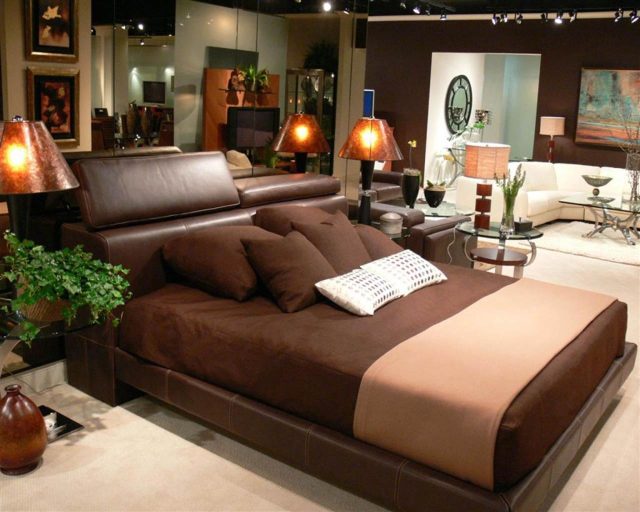
#> input picture benchmarking/stimuli/free_viewing/img137.jpg, 1280 x 1024 px, found by its file name (shown at 1/2 size)
$ jupyter execute --allow-errors ChatGPT_freeviewing_viz.ipynb
#> lines starting #> are read from the running program, lines starting #| are printed output that depends on the picture
[cell 1]
import scipy.io
import requests
from PIL import Image, PngImagePlugin, JpegImagePlugin
import matplotlib.pyplot as plt
import matplotlib.patches as patches
from io import BytesIO
import datasets
from datasets import load_dataset
import re
import os
from collections import Counter
import pickle
import json

def load_image(image_file):
    if isinstance(image_file, str) and (image_file.startswith('http://') or image_file.startswith('https://')):
        response = requests.get(image_file)
        image = Image.open(BytesIO(response.content)).convert('RGB')
    elif isinstance(image_file, (JpegImagePlugin.JpegImageFile, PngImagePlugin.PngImageFile)):
        image = image_file.convert('RGB')
    else:
        image = Image.open(image_file).convert('RGB')
    return image

[cell 2]
output1 = 'Here’s a structured sequence of 15 fixations that a typical observer might make while viewing this scene, considering human visual attention tendencies:\n\n### **Fixation Sequence:**\n\n1. **Coordinates: (900, 220)**  \n   **Fixation Duration:** 300ms  \n   **Justification:** The laptop on the couch is a recognizable object and likely to draw initial attention due to its defined shape and association with work or entertainment.\n\n2. **Coordinates: (640, 320)**  \n   **Fixation Duration:** 400ms  \n   **Justification:** The red soda bottle contrasts strongly against the wooden table and surrounding objects, making it visually salient.\n\n3. **Coordinates: (480, 280)**  \n   **Fixation Duration:** 350ms  \n   **Justification:** The green plant in the center acts as a prominent natural element, drawing fixation due to its color and distinct texture variety.\n\n4. **Coordinates: (720, 360)**  \n   **Fixation Duration:** 300ms  \n   **Justification:** The remote controls placed together are common everyday items, attracting attention due to familiarity and function.\n\n5. **Coordinates: (540, 500)**  \n   **Fixation Duration:** 350ms  \n   **Justification:** The hammer, an uncommon object on a coffee table, raises curiosity about why it is there.\n\n6. **Coordinates: (850, 450)**  \n   **Fixation Duration:** 300ms  \n   **Justification:** The open magazine and image of a person with a landscape scene create an area of visual interest and narrative intrigue.\n\n7. **Coordinates: (380, 620)**  \n   **Fixation Duration:** 400ms  \n   **Justification:** The pair of scissors with open blades naturally attract attention due to their shape and potential as a sharp object.\n\n8. **Coordinates: (730, 400)**  \n   **Fixation Duration:** 300ms  \n   **Justification:** The small jar with an unknown substance next to the soda bottle creates curiosity, leading to a closer look.\n\n9. **Coordinates: (220, 540)**  \n   **Fixation Duration:** 350ms  \n   **Justification:** The blue cloth positioned on top of a book or papers creates a contrast of textures and colors, drawing attention.\n\n10. **Coordinates: (920, 570)**  \n   **Fixation Duration:** 400ms  \n   **Justification:** The yellow sticky note with markings stands out against the darker wood table, triggering curiosity about written text.\n\n11. **Coordinates: (650, 550)**  \n   **Fixation Duration:** 350ms  \n   **Justification:** The white candles on the table may attract attention due to their symmetrical arrangement and association with calm or aesthetic appeal.\n\n12. **Coordinates: (480, 680)**  \n   **Fixation Duration:** 300ms  \n   **Justification:** The beige knitted glove positioned near the scissors adds texture contrast and an element of intrigue.\n\n13. **Coordinates: (120, 460)**  \n   **Fixation Duration:** 350ms  \n   **Justification:** The lottery or bingo card in the foreground with marked numbers could draw a fixation due to its structured pattern.\n\n14. **Coordinates: (800, 250)**  \n   **Fixation Duration:** 300ms  \n   **Justification:** The stack of books near the remote controls provides an area of interest due to the textual content and stacking arrangement.\n\n15. **Coordinates: (320, 720)**  \n   **Fixation Duration:** 350ms  \n   **Justification:** The white container with a lid at the edge of the table has a unique shape and stands out against the cluttered background.\n\nThis sequence simulates how a typical observer might visually explore the scene, prioritizing importance based on contrast, familiarity, potential functionality, and narrative intrigue.'
output2 = "### **Fixation Sequence with Justifications**\n\n1. **Coordinates:** (650, 420)  \n   **Fixation Duration:** Long  \n   **Justification:** The waiter in the scene is performing an action, which naturally attracts attention as a point of interest.\n\n2. **Coordinates:** (800, 670)  \n   **Fixation Duration:** Medium  \n   **Justification:** The food on the table serves as another focal point, as people tend to look at food and dining elements in a scene.\n\n3. **Coordinates:** (1050, 440)  \n   **Fixation Duration:** Short  \n   **Justification:** The fireplace is warm and visually striking, naturally drawing a viewer's eyes.\n\n4. **Coordinates:** (400, 300)  \n   **Fixation Duration:** Short  \n   **Justification:** The large ornate mirror reflects part of the room and has an intricate frame, making it eye-catching.\n\n5. **Coordinates:** (250, 280)  \n   **Fixation Duration:** Medium  \n   **Justification:** The illuminated lamp beside the mirror contrasts with the surroundings, attracting attention.\n\n6. **Coordinates:** (1100, 500)  \n   **Fixation Duration:** Medium  \n   **Justification:** The wine bottles and glasses on the cabinet are distinct elements, capturing interest.\n\n7. **Coordinates:** (980, 620)  \n   **Fixation Duration:** Short  \n   **Justification:** The rich texture of the couch and its positioning make it an evident part of the composition.\n\n8. **Coordinates:** (560, 750)  \n   **Fixation Duration:** Medium  \n   **Justification:** The back of the wooden chair in the foreground creates a sense of depth, drawing brief attention.\n\n9. **Coordinates:** (300, 580)  \n   **Fixation Duration:** Short  \n   **Justification:** The cream-colored chair near the table stands out due to its elegant design and placement.\n\n10. **Coordinates:** (200, 390)  \n   **Fixation Duration:** Short  \n   **Justification:** The buffet table setup with silver serving dishes suggests an event or gathering, bringing momentary curiosity.\n\n11. **Coordinates:** (1150, 300)  \n   **Fixation Duration:** Short  \n   **Justification:** The decorative elements on the shelf by the window add uniqueness to this area, briefly pulling the gaze.\n\n12. **Coordinates:** (620, 500)  \n   **Fixation Duration:** Short  \n   **Justification:** The waiter's hands and action of placing food add movement, catching attention again.\n\n13. **Coordinates:** (900, 220)  \n   **Fixation Duration:** Short  \n   **Justification:** The window drapery and scenic outdoor greenery provide a contrast from the interior.\n\n14. **Coordinates:** (800, 280)  \n   **Fixation Duration:** Short  \n   **Justification:** The other small window adds lighting and depth to the setting, momentarily attracting interest.\n\n15. **Coordinates:** (1050, 360)  \n   **Fixation Duration:** Medium  \n   **Justification:** Returning to the fireplace as a final fixation point, as it remains a visually warm and comforting feature of the scene.\n\nThis step-by-step sequence captures a natural gaze pattern, prioritizing human activities, prominent objects, sources of light, and rich textures."
output3 = "### Fixation Sequence for Natural Viewing:\n\n1. **Coordinates**: (320, 200)  \n   **Fixation Duration**: 500ms  \n   **Justification**: The great white shark's face is visually dominant and a high-contrast feature in the scene.  \n\n2. **Coordinates**: (700, 150)  \n   **Fixation Duration**: 400ms  \n   **Justification**: The orca has a contrasting black-and-white coloration that draws attention.  \n\n3. **Coordinates**: (500, 180)  \n   **Fixation Duration**: 450ms  \n   **Justification**: The beluga whale’s eyes and mouth create a facial-like focal point.  \n\n4. **Coordinates**: (900, 190)  \n   **Fixation Duration**: 500ms  \n   **Justification**: Another great white shark at a high position in the image captures attention due to symmetry and size.  \n\n5. **Coordinates**: (600, 400)  \n   **Fixation Duration**: 400ms  \n   **Justification**: The jellyfish in the middle has a bright cyan body contrasting strongly against the darker background.  \n\n6. **Coordinates**: (850, 420)  \n   **Fixation Duration**: 450ms  \n   **Justification**: The sea turtle above the long, silver fish directs attention due to its unique shape and posture.  \n\n7. **Coordinates**: (1020, 580)  \n   **Fixation Duration**: 500ms  \n   **Justification**: The otter at the right side has a realistic expression and detailed facial features pulling human gaze.  \n\n8. **Coordinates**: (550, 230)  \n   **Fixation Duration**: 400ms  \n   **Justification**: The dolphin has a playful posture and is located at a visually salient depth.  \n\n9. **Coordinates**: (400, 720)  \n   **Fixation Duration**: 450ms  \n   **Justification**: Clownfish in the foreground stand out due to their bright orange coloring and strong contrast.  \n\n10. **Coordinates**: (870, 750)  \n   **Fixation Duration**: 400ms  \n   **Justification**: The yellow-and-black striped fish have high color contrast and appear grouped, creating visual interest.  \n\n11. **Coordinates**: (450, 540)  \n   **Fixation Duration**: 400ms  \n   **Justification**: The mix of vibrant red, blue, and yellow fish creates a visually complex region that attracts attention.  \n\n12. **Coordinates**: (300, 650)  \n   **Fixation Duration**: 450ms  \n   **Justification**: Another cluster of clownfish reinforces recognition and interest due to repetition.  \n\n13. **Coordinates**: (680, 630)  \n   **Fixation Duration**: 400ms  \n   **Justification**: The second large jellyfish contrasts in color and form, providing another anchor in the composition.  \n\n14. **Coordinates**: (980, 520)  \n   **Fixation Duration**: 450ms  \n   **Justification**: The large, elongated fish's texture and positioning create intrigue.  \n\n15. **Coordinates**: (720, 850)  \n   **Fixation Duration**: 400ms  \n   **Justification**: The dense and colorful fish grouping at the bottom keeps the viewer engaged in details at the end of the sequence.  \n\nThis fixation sequence follows natural gaze attraction principles such as high contrast, unique textures, animal faces, and motion cues."
coors, centerpoints = [], []


# [16 lines of commented-out code are left out]
coors = [[600, 200], [850, 180], [1000, 250], [500, 450], [750, 550], [1100, 650], [950, 500], [300, 600], [500, 700], [850, 750], [650, 850], [200, 500], [1000, 320], [750, 180], [600, 950]]
coors = [[750, 320], [820, 330], [1030, 160], [980, 460], [630, 700], [950, 690], [380, 520], [460, 600], [200, 340], [150, 750], [1080, 570], [1020, 850], [230, 220], [1170, 100], [910, 310]]
coors = [[640, 600], [750, 500], [460, 420], [890, 410], [1030, 200], [1150, 540], [300, 180], [1140, 130], [400, 700], [1080, 300], [1260, 500], [900, 650], [600, 220], [950, 800], [150, 900]]
W,H = (1280, 1024)
pixel_coor_scanpaths = []
Xs, Ys =[],[]
fig, ax = plt.subplots()
for i,(x,y) in enumerate(coors):
    # print(x,y,'->', int((x+1)*W/2), int((y+1)*H/2))
    pixel_x, pixel_y = int(x), int(y)
    pixel_coor_scanpaths.append([pixel_x, pixel_y])
    Xs.append(pixel_x)
    Ys.append(pixel_y)
    plt.text(float(pixel_x), float(pixel_y), str(i+1),horizontalalignment='center',verticalalignment='center',color='yellow',size=10)


image_path = "/home/liuxiao/AttentionPredictionDatasets/datasets/naturaldesign/stimuli/img137.jpg"
image = load_image(image_path)
#> in load_image, image is the input picture: PIL image 1280x1024 RGB; mean R, G, B 115.5, 93.3, 73.8
# image = Image.open(root)
# image.show()


# plt.axis('off')
plt.title('img137.jpg')
plt.scatter(Xs, Ys, s=300, facecolors='none', edgecolors='yellow',lw=2)
plt.imshow(image)
plt.show()
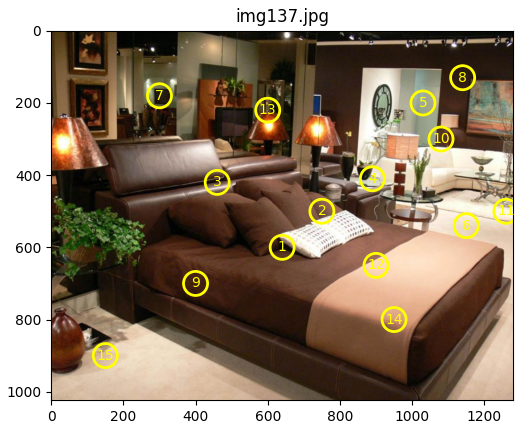
#> figure drawn by matplotlib, 1 panel


$ run again, with benchmarking/stimuli/free_viewing/img008.jpg copied over benchmarking/stimuli/free_viewing/img137.jpg
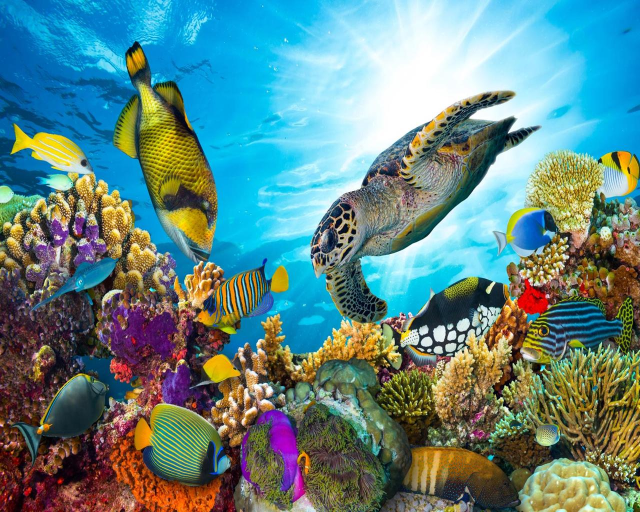
#> input picture benchmarking/stimuli/free_viewing/img008.jpg, 1280 x 1024 px, found by its file name (shown at 1/2 size)
#> in load_image, image is the input picture: PIL image 1280x1024 RGB; mean R, G, B 96.9, 133.9, 132.2
#> `plt.show()`:
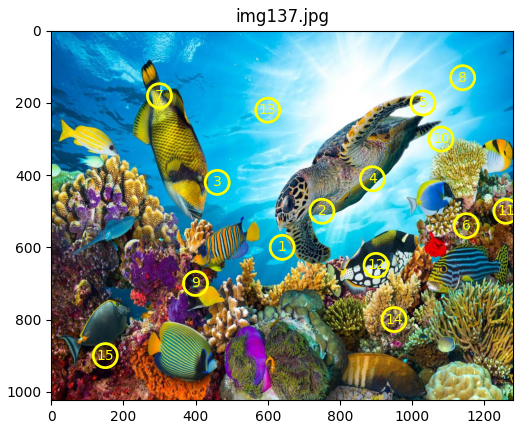
#> figure drawn by matplotlib, 1 panel

$ run again, with benchmarking/stimuli/free_viewing/img010.jpg copied over benchmarking/stimuli/free_viewing/img137.jpg
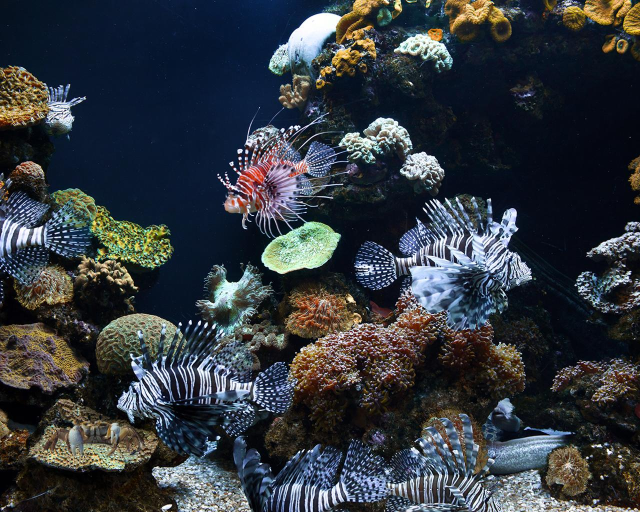
#> input picture benchmarking/stimuli/free_viewing/img010.jpg, 1280 x 1024 px, found by its file name (shown at 1/2 size)
#> in load_image, image is the input picture: PIL image 1280x1024 RGB; mean R, G, B 51.4, 56.9, 63.1
#> `plt.show()`:
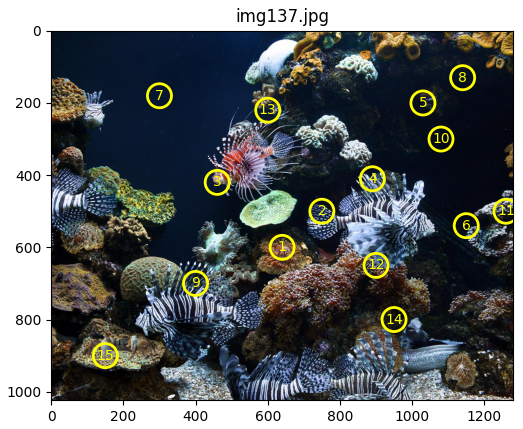
#> figure drawn by matplotlib, 1 panel

$ run again, with benchmarking/stimuli/free_viewing/img011.jpg copied over benchmarking/stimuli/free_viewing/img137.jpg
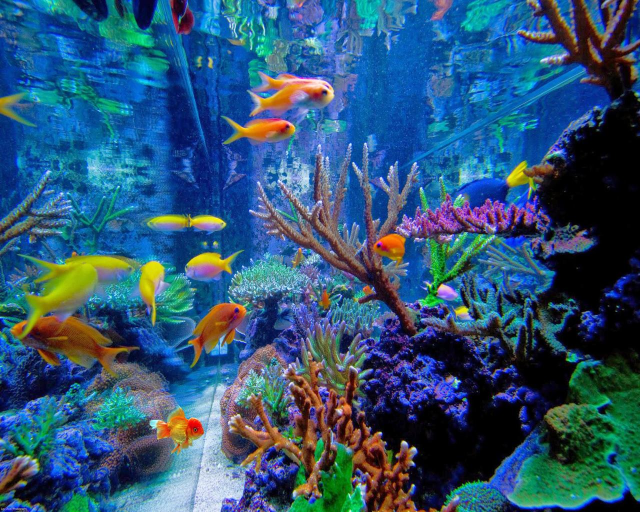
#> input picture benchmarking/stimuli/free_viewing/img011.jpg, 1280 x 1024 px, found by its file name (shown at 1/2 size)
#> in load_image, image is the input picture: PIL image 1280x1024 RGB; mean R, G, B 46.5, 84.8, 116.8
#> `plt.show()`:
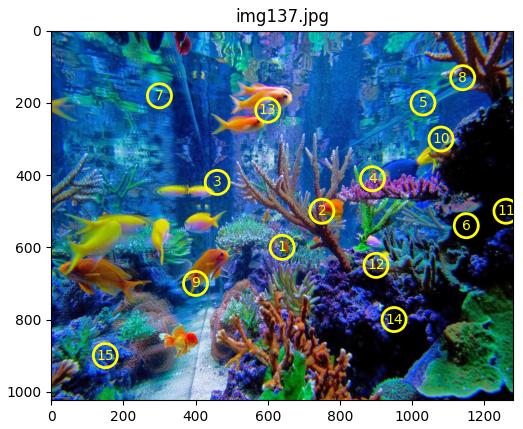
#> figure drawn by matplotlib, 1 panel
